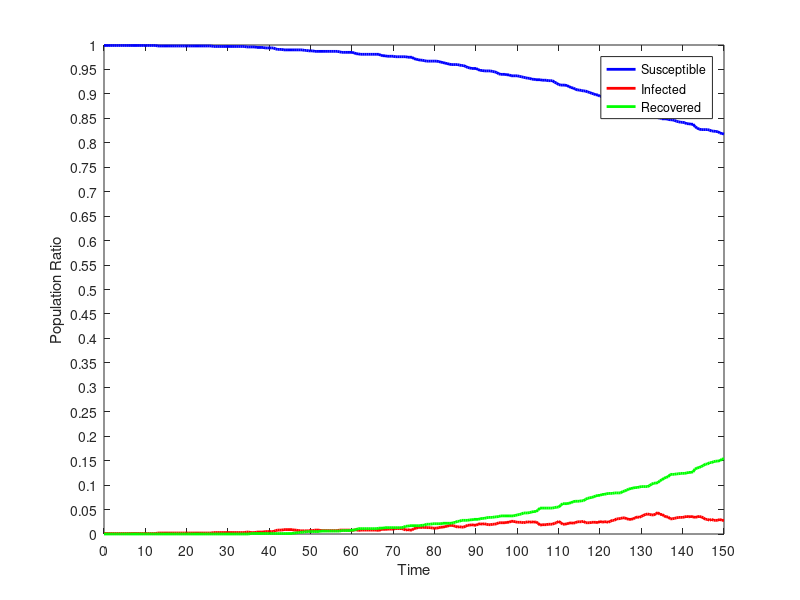

MATLAB code to generate this figure:
dynamics = [
0.00,999.000,1.000,0.000;
0.50,999.000,1.000,0.000;
1.00,999.000,1.000,0.000;
1.50,999.000,1.000,0.000;
2.00,999.000,1.000,0.000;
2.50,999.000,1.000,0.000;
3.00,999.000,1.000,0.000;
3.50,999.000,1.000,0.000;
4.00,999.000,1.000,0.000;
4.50,999.000,1.000,0.000;
5.00,999.000,1.000,0.000;
5.50,999.000,1.000,0.000;
6.00,999.000,1.000,0.000;
6.50,999.000,1.000,0.000;
7.00,999.000,1.000,0.000;
7.50,999.000,1.000,0.000;
8.00,999.000,1.000,0.000;
8.50,999.000,1.000,0.000;
9.00,999.000,1.000,0.000;
9.50,999.000,1.000,0.000;
10.00,999.000,1.000,0.000;
10.50,999.000,1.000,0.000;
11.00,999.000,1.000,0.000;
11.50,999.000,1.000,0.000;
12.00,999.000,1.000,0.000;
12.50,999.000,1.000,0.000;
13.00,998.000,2.000,0.000;
13.50,998.000,2.000,0.000;
14.00,998.000,2.000,0.000;
14.50,998.000,2.000,0.000;
15.00,998.000,2.000,0.000;
15.50,998.000,2.000,0.000;
16.00,998.000,2.000,0.000;
16.50,998.000,2.000,0.000;
17.00,998.000,2.000,0.000;
17.50,998.000,2.000,0.000;
18.00,998.000,2.000,0.000;
18.50,998.000,2.000,0.000;
19.00,998.000,2.000,0.000;
19.50,998.000,2.000,0.000;
20.00,998.000,2.000,0.000;
20.50,998.000,2.000,0.000;
21.00,998.000,2.000,0.000;
21.50,998.000,2.000,0.000;
22.00,998.000,2.000,0.000;
22.50,998.000,2.000,0.000;
23.00,998.000,2.000,0.000;
23.50,998.000,2.000,0.000;
24.00,998.000,2.000,0.000;
24.50,998.000,2.000,0.000;
25.00,998.000,2.000,0.000;
25.50,998.000,2.000,0.000;
26.00,998.000,2.000,0.000;
26.50,997.000,3.000,0.000;
27.00,997.000,3.000,0.000;
27.50,997.000,3.000,0.000;
28.00,997.000,3.000,0.000;
28.50,997.000,3.000,0.000;
29.00,997.000,3.000,0.000;
29.50,997.000,3.000,0.000;
30.00,997.000,3.000,0.000;
30.50,997.000,3.000,0.000;
31.00,997.000,3.000,0.000;
31.50,997.000,3.000,0.000;
32.00,997.000,3.000,0.000;
32.50,997.000,3.000,0.000;
33.00,997.000,3.000,0.000;
33.50,997.000,3.000,0.000;
34.00,997.000,3.000,0.000;
34.50,996.000,4.000,0.000;
35.00,996.000,4.000,0.000;
35.50,996.000,3.000,1.000;
36.00,996.000,3.000,1.000;
36.50,996.000,3.000,1.000;
37.00,995.000,4.000,1.000;
37.50,995.000,4.000,1.000;
38.00,995.000,4.000,1.000;
38.50,995.000,4.000,1.000;
39.00,994.000,5.000,1.000;
39.50,994.000,5.000,1.000;
40.00,994.000,5.000,1.000;
40.50,994.000,5.000,1.000;
41.00,994.000,5.000,1.000;
41.50,992.000,7.000,1.000;
42.00,991.000,8.000,1.000;
42.50,991.000,8.000,1.000;
43.00,991.000,8.000,1.000;
43.50,990.000,9.000,1.000;
44.00,990.000,9.000,1.000;
44.50,990.000,9.000,1.000;
45.00,990.000,9.000,1.000;
45.50,990.000,9.000,1.000;
46.00,990.000,8.000,2.000;
46.50,990.000,8.000,2.000;
47.00,990.000,7.000,3.000;
47.50,990.000,7.000,3.000;
48.00,990.000,6.000,4.000;
48.50,989.000,7.000,4.000;
49.00,989.000,6.000,5.000;
49.50,988.000,7.000,5.000;
50.00,988.000,7.000,5.000;
50.50,988.000,7.000,5.000;
51.00,987.000,8.000,5.000;
51.50,987.000,8.000,5.000;
52.00,987.000,8.000,5.000;
52.50,987.000,7.000,6.000;
53.00,987.000,7.000,6.000;
53.50,987.000,7.000,6.000;
54.00,987.000,7.000,6.000;
54.50,987.000,7.000,6.000;
55.00,987.000,7.000,6.000;
55.50,987.000,7.000,6.000;
56.00,987.000,7.000,6.000;
56.50,987.000,7.000,6.000;
57.00,986.000,8.000,6.000;
57.50,985.000,8.000,7.000;
58.00,985.000,8.000,7.000;
58.50,985.000,8.000,7.000;
59.00,985.000,8.000,7.000;
59.50,985.000,8.000,7.000;
60.00,985.000,7.000,8.000;
60.50,984.000,8.000,8.000;
61.00,982.000,9.000,9.000;
61.50,982.000,7.000,11.000;
62.00,981.000,8.000,11.000;
62.50,981.000,8.000,11.000;
63.00,981.000,8.000,11.000;
63.50,981.000,8.000,11.000;
64.00,981.000,8.000,11.000;
64.50,981.000,8.000,11.000;
65.00,981.000,8.000,11.000;
65.50,981.000,8.000,11.000;
66.00,981.000,8.000,11.000;
66.50,981.000,7.000,12.000;
67.00,979.000,9.000,12.000;
67.50,978.000,10.000,12.000;
68.00,978.000,9.000,13.000;
68.50,977.000,10.000,13.000;
69.00,977.000,10.000,13.000;
69.50,977.000,10.000,13.000;
70.00,977.000,10.000,13.000;
70.50,976.000,11.000,13.000;
71.00,976.000,11.000,13.000;
71.50,976.000,11.000,13.000;
72.00,976.000,11.000,13.000;
72.50,976.000,10.000,14.000;
73.00,976.000,8.000,16.000;
73.50,975.000,9.000,16.000;
74.00,975.000,8.000,17.000;
74.50,975.000,8.000,17.000;
75.00,972.000,11.000,17.000;
75.50,971.000,12.000,17.000;
76.00,970.000,13.000,17.000;
76.50,969.000,14.000,17.000;
77.00,969.000,13.000,18.000;
77.50,968.000,14.000,18.000;
78.00,967.000,13.000,20.000;
78.50,967.000,13.000,20.000;
79.00,967.000,13.000,20.000;
79.50,967.000,12.000,21.000;
80.00,967.000,12.000,21.000;
80.50,967.000,12.000,21.000;
81.00,966.000,13.000,21.000;
81.50,965.000,14.000,21.000;
82.00,964.000,14.000,22.000;
82.50,963.000,15.000,22.000;
83.00,962.000,16.000,22.000;
83.50,961.000,17.000,22.000;
84.00,960.000,18.000,22.000;
84.50,960.000,17.000,23.000;
85.00,960.000,16.000,24.000;
85.50,960.000,14.000,26.000;
86.00,959.000,15.000,26.000;
86.50,958.000,14.000,28.000;
87.00,958.000,14.000,28.000;
87.50,956.000,16.000,28.000;
88.00,954.000,18.000,28.000;
88.50,953.000,18.000,29.000;
89.00,952.000,19.000,29.000;
89.50,952.000,18.000,30.000;
90.00,952.000,18.000,30.000;
90.50,950.000,20.000,30.000;
91.00,948.000,21.000,31.000;
91.50,948.000,20.000,32.000;
92.00,947.000,21.000,32.000;
92.50,947.000,20.000,33.000;
93.00,947.000,19.000,34.000;
93.50,947.000,19.000,34.000;
94.00,946.000,20.000,34.000;
94.50,945.000,20.000,35.000;
95.00,944.000,21.000,35.000;
95.50,941.000,23.000,36.000;
96.00,940.000,23.000,37.000;
96.50,940.000,23.000,37.000;
97.00,940.000,23.000,37.000;
97.50,939.000,24.000,37.000;
98.00,939.000,24.000,37.000;
98.50,937.000,26.000,37.000;
99.00,937.000,26.000,37.000;
99.50,937.000,25.000,38.000;
100.00,937.000,24.000,39.000;
100.50,936.000,24.000,40.000;
101.00,935.000,24.000,41.000;
101.50,934.000,23.000,43.000;
102.00,933.000,24.000,43.000;
102.50,932.000,25.000,43.000;
103.00,932.000,24.000,44.000;
103.50,930.000,25.000,45.000;
104.00,930.000,24.000,46.000;
104.50,929.000,25.000,46.000;
105.00,929.000,22.000,49.000;
105.50,929.000,18.000,53.000;
106.00,928.000,19.000,53.000;
106.50,928.000,19.000,53.000;
107.00,928.000,19.000,53.000;
107.50,927.000,20.000,53.000;
108.00,927.000,20.000,53.000;
108.50,927.000,20.000,53.000;
109.00,924.000,22.000,54.000;
109.50,922.000,23.000,55.000;
110.00,919.000,26.000,55.000;
110.50,918.000,23.000,59.000;
111.00,918.000,20.000,62.000;
111.50,918.000,20.000,62.000;
112.00,917.000,21.000,62.000;
112.50,915.000,22.000,63.000;
113.00,913.000,23.000,64.000;
113.50,912.000,22.000,66.000;
114.00,910.000,23.000,67.000;
114.50,908.000,25.000,67.000;
115.00,908.000,25.000,67.000;
115.50,907.000,25.000,68.000;
116.00,906.000,26.000,68.000;
116.50,906.000,23.000,71.000;
117.00,904.000,23.000,73.000;
117.50,903.000,23.000,74.000;
118.00,901.000,24.000,75.000;
118.50,900.000,24.000,76.000;
119.00,898.000,24.000,78.000;
119.50,898.000,23.000,79.000;
120.00,895.000,26.000,79.000;
120.50,895.000,24.000,81.000;
121.00,894.000,25.000,81.000;
121.50,893.000,25.000,82.000;
122.00,893.000,24.000,83.000;
122.50,891.000,26.000,83.000;
123.00,889.000,28.000,83.000;
123.50,888.000,28.000,84.000;
124.00,885.000,31.000,84.000;
124.50,885.000,31.000,84.000;
125.00,884.000,32.000,84.000;
125.50,880.000,33.000,87.000;
126.00,879.000,33.000,88.000;
126.50,879.000,31.000,90.000;
127.00,878.000,30.000,92.000;
127.50,877.000,30.000,93.000;
128.00,875.000,31.000,94.000;
128.50,872.000,33.000,95.000;
129.00,870.000,35.000,95.000;
129.50,870.000,34.000,96.000;
130.00,867.000,36.000,97.000;
130.50,865.000,38.000,97.000;
131.00,863.000,40.000,97.000;
131.50,862.000,41.000,97.000;
132.00,861.000,40.000,99.000;
132.50,859.000,39.000,102.000;
133.00,857.000,39.000,104.000;
133.50,855.000,41.000,104.000;
134.00,851.000,44.000,105.000;
134.50,851.000,40.000,109.000;
135.00,849.000,40.000,111.000;
135.50,849.000,37.000,114.000;
136.00,849.000,35.000,116.000;
136.50,848.000,35.000,117.000;
137.00,847.000,31.000,122.000;
137.50,847.000,31.000,122.000;
138.00,846.000,32.000,122.000;
138.50,844.000,33.000,123.000;
139.00,843.000,34.000,123.000;
139.50,842.000,34.000,124.000;
140.00,842.000,34.000,124.000;
140.50,841.000,35.000,124.000;
141.00,839.000,36.000,125.000;
141.50,839.000,35.000,126.000;
142.00,838.000,36.000,126.000;
142.50,838.000,35.000,127.000;
143.00,833.000,34.000,133.000;
143.50,830.000,35.000,135.000;
144.00,828.000,36.000,136.000;
144.50,827.000,35.000,138.000;
145.00,827.000,33.000,140.000;
145.50,827.000,30.000,143.000;
146.00,827.000,30.000,143.000;
146.50,826.000,28.000,146.000;
147.00,824.000,30.000,146.000;
147.50,824.000,28.000,148.000;
148.00,823.000,28.000,149.000;
148.50,823.000,28.000,149.000;
149.00,820.000,30.000,150.000;
149.50,819.000,28.000,153.000;
150.00,818.000,28.000,154.000;
];
time = dynamics (:, 1);
susceptible = dynamics (:, 2);
infected = dynamics (:, 3);
recovered = dynamics (:, 4);
totalPopulation = susceptible(1) + infected(1) + recovered(1);
susceptibleRatio = susceptible ./ totalPopulation;
infectedRatio = infected ./ totalPopulation;
recoveredRatio = recovered ./ totalPopulation;
steps = length (time);
indices = 0 : steps - 1;
replications = 0;
figure
plot (indices, susceptibleRatio.', 'color', 'blue', 'linewidth', 2);
hold on
plot (indices, infectedRatio.', 'color', 'red', 'linewidth', 2);
hold on
plot (indices, recoveredRatio.', 'color', 'green', 'linewidth', 2);
set(gca,'YTick',0:0.05:1.0);
set(gca,'XTick', indices(1:20:end), 'xticklabel', time(1:20:end));
xlabel ('Time');
ylabel ('Population Ratio');
legend('Susceptible','Infected', 'Recovered');
%titleStr = sprintf('SIR Dynamics of %i agents, with 0.50 dt, %i steps, 0 replications', totalPopulation, steps)
%title (titleStr);
